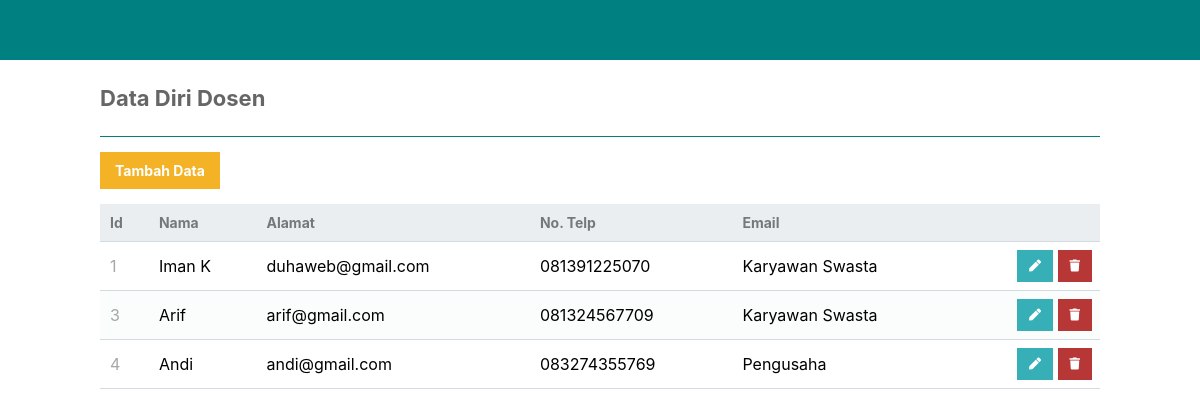
/tugas_crud/read.php, run on the app's committed database.
### tables this page shows
CREATE TABLE `dosen` (
  `id` int(11) NOT NULL,
  `nama` varchar(50) NOT NULL,
  `alamat` varchar(50) NOT NULL,
  `no_telp` varchar(20) NOT NULL,
  `email` varchar(30) NOT NULL
);

### tugas_crud/read.php (the view, shortened to what this page needs)
<?php
include 'functions.php';
$pdo = pdo_connect_mysql();
$page = isset($_GET['page']) && is_numeric($_GET['page']) ? (int)$_GET['page'] : 1;
$records_per_page = 5;
$stmt = $pdo->prepare('SELECT * FROM dosen ORDER BY id LIMIT :current_page, :record_per_page');
$stmt->bindValue(':current_page', ($page-1)*$records_per_page, PDO::PARAM_INT);
$stmt->bindValue(':record_per_page', $records_per_page, PDO::PARAM_INT);
$stmt->execute();
$contacts = $stmt->fetchAll(PDO::FETCH_ASSOC);
?>
<?=template_header('Read')?>
<div class="content read">
	<h2>Data Diri Dosen</h2>
	<a href="create.php" class="create-contact">Tambah Data</a>
	<table>
        <thead>
            <tr>
                <td>Id</td>
                <td>Nama</td>
                <td>Alamat</td>
                <td>No. Telp</td>
                <td>Email</td>
                <td></td>
            </tr>
        </thead>
        <tbody>
            <?php foreach ($contacts as $contact): ?>
            <tr>
                <td><?=$contact['id']?></td>
                <td><?=$contact['nama']?></td>
                <td><?=$contact['alamat']?></td>
                <td><?=$contact['no_telp']?></td>
                <td><?=$contact['email']?></td>
                <td class="actions">
                    <a href="update.php?id=<?=$contact['id']?>" class="edit"><i class="fas fa-pen fa-xs"></i></a>
                    <a href="delete.php?id=<?=$contact['id']?>" class="trash"><i class="fas fa-trash fa-xs"></i></a>
                </td>
            </tr>
            <?php endforeach; ?>
        </tbody>
    </table>
</div>
<?=template_footer()?>

### tugas_crud/functions.php (shortened to what this page needs)
<?php
function template_header($title) {
echo <<<EOT
<!DOCTYPE html>
<html>
	<head>
		<meta charset="utf-8">
		<title>$title</title>
		<link href="style.css" rel="stylesheet" type="text/css">
		<link rel="stylesheet" href="https://use.fontawesome.com/releases/v5.7.1/css/all.css">
	</head>
	<body>
    <nav class="navtop">
    	<div>
    		<h1>Dosen</h1>
            <a href="index.php"><i class="fas fa-home"></i>Home</a>
    		<a href="read.php"><i class="fas fa-address-book"></i>Data</a>
    	</div>
    </nav>
EOT;
}
function template_footer() {
echo <<<EOT
    </body>
</html>
EOT;
}
?>

### tugas_crud/style.css (style rules this page uses)
* { box-sizing: border-box; font-family: -apple-system, BlinkMacSystemFont, "segoe ui", roboto, oxygen, ubuntu, cantarell, "fira sans", "droid sans", "helvetica neue", Arial, sans-serif; font-size: 16px; -webkit-font-smoothing: antialiased; -moz-osx-font-smoothing: grayscale; }
body { background-color: #ffffff; margin: 0; }
.navtop { background-color: teal; height: 60px; width: 100%; border: 0; }
.navtop div { display: flex; margin: 0 auto; width: 1000px; height: 100%; }
.navtop div h1, .navtop div a { display: inline-flex; align-items: center; }
.navtop div h1 { flex: 1; font-size: 24px; padding: 0; margin: 0; color: teal; font-weight: normal; }
.navtop div a { padding: 0 20px; text-decoration: none; color: teal; font-weight: bold; }
.navtop div a i { padding: 2px 8px 0 0; }
.content { width: 1000px; margin: 0 auto; }
.content h2 { margin: 0; padding: 25px 0; font-size: 22px; border-bottom: 1px solid teal; color: #666666; }
.read .create-contact { display: inline-block; text-decoration: none; background-color: #f4b327; font-weight: bold; font-size: 14px; color: #FFFFFF; padding: 10px 15px; margin: 15px 0; }
.read table { width: 100%; padding-top: 30px; border-collapse: collapse; }
.read table thead { background-color: #ebeef1; border-bottom: 1px solid #d3dae0; }
.read table thead td { padding: 10px; font-weight: bold; color: #767779; font-size: 14px; }
.read table tbody tr { border-bottom: 1px solid #d3dae0; }
.read table tbody tr:nth-child(even) { background-color: #fbfcfc; }
.read table tbody tr td { padding: 10px; }
.read table tbody tr td:nth-child(1) { color: #a5a7a9; }
.read table tbody tr td.actions { padding: 8px; text-align: right; }
.read table tbody tr td.actions .edit, .read table tbody tr td.actions .trash { display: inline-flex; text-align: right; text-decoration: none; color: #FFFFFF; padding: 10px 12px; }
.read table tbody tr td.actions .trash { background-color: #b73737; }
.read table tbody tr td.actions .edit { background-color: #37afb7; }

### data on the page
dosen: id "1", nama "Iman K", alamat "duhaweb@gmail.com", no_telp "081391225070", email "Karyawan Swasta"
dosen: id "3", nama "Arif", alamat "arif@gmail.com", no_telp "081324567709", email "Karyawan Swasta"
dosen: id "4", nama "Andi", alamat "andi@gmail.com", no_telp "083274355769", email "Pengusaha"
